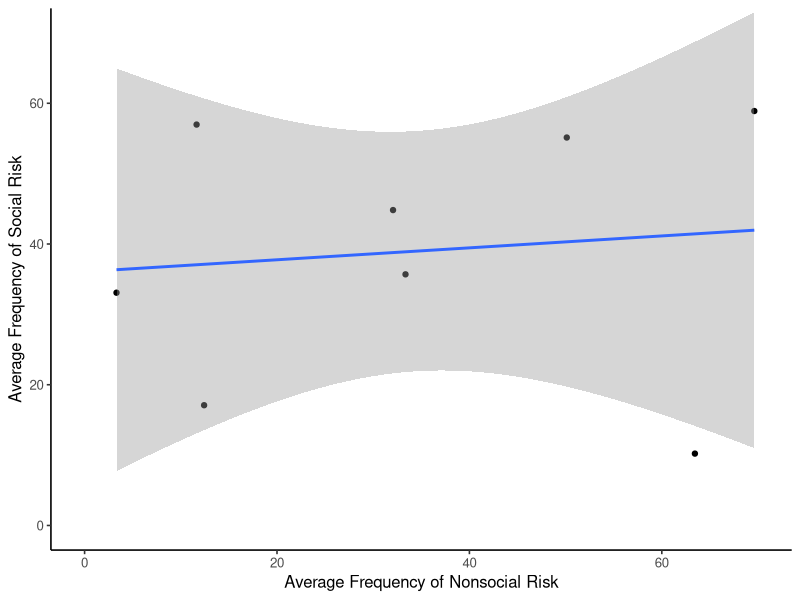
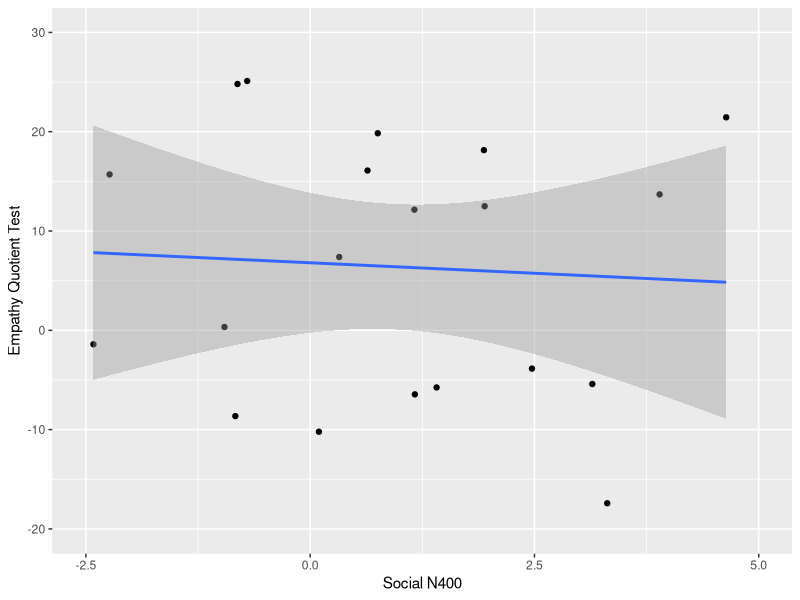
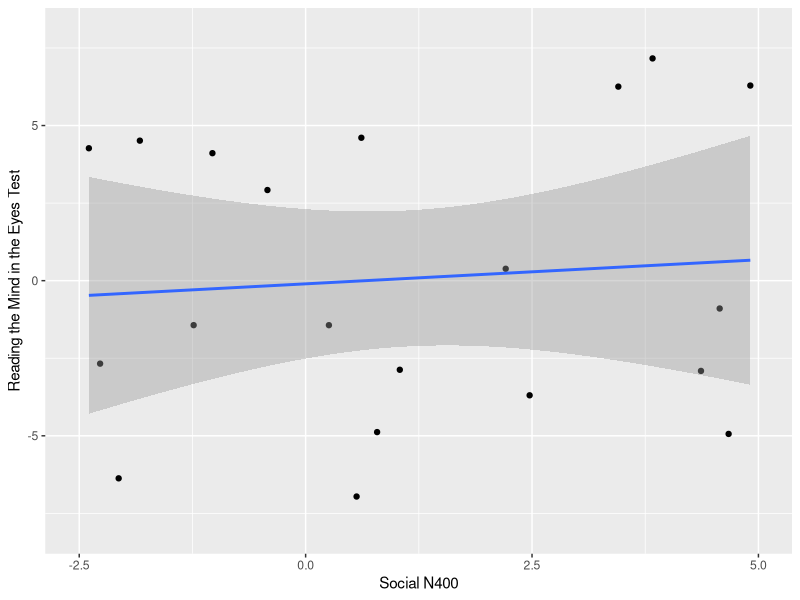
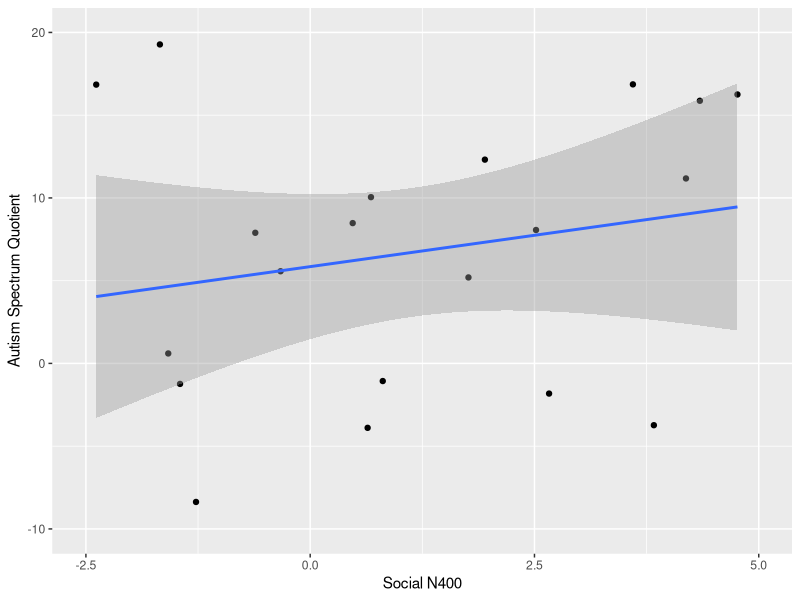

Recreate these plots in R, in order.
## ---- chunk 1
knitr::opts_chunk$set(message=FALSE,warning=FALSE, cache=TRUE)
## ---- chunk 2
library(ggplot2)
## ---- chunk 3
# Create dataframe
a <- c(runif(8,0,70))
b <- c(runif(8,0,70))
plot_df <- data.frame(a,b)

# basic scatterplot
ggplot(plot_df, aes(x=a,y=b))+
  geom_point()+
  geom_smooth(method=lm)+
  coord_cartesian(xlim=c(0,70),ylim=c(0,70))+
  xlab("Average Frequency of Nonsocial Risk")+
  ylab("Average Frequency of Social Risk")+
  theme_classic(base_size=12)
  
#Questions: how do you get rid of grey area, change the formatting of the line? Asking these questions
## ---- chunk 4
a <- c(runif(20,-2.5,5))
b <- c(runif(20,-20,30))
plot_df <- data.frame(a,b)

#Empathy
ggplot(plot_df, aes(x=a,y=b))+
  geom_point()+
  geom_smooth(method=lm)+
  coord_cartesian(xlim=c(-2.5,5),ylim=c(-20,30))+
  xlab("Social N400")+
  ylab("Empathy Quotient Test")

#Reading in the Mind
c <- c(runif(20,-2.5,5))
d <- c(runif(20,-8,8))
plot_df2 <- data.frame(c,d)

ggplot(plot_df2, aes(x=c,y=d))+
  geom_point()+
  geom_smooth(method=lm)+
  coord_cartesian(xlim=c(-2.5,5),ylim=c(-8,8))+
  xlab("Social N400")+
  ylab("Reading the Mind in the Eyes Test")

#Autism Spectrum Quotient 
e <- c(runif(20,-2.5,5))
f <- c(runif(20,-10,20))
plot_df3 <- data.frame(e,f)

ggplot(plot_df3, aes(x=e,y=f))+
  geom_point()+
  geom_smooth(method=lm)+
  coord_cartesian(xlim=c(-2.5,5),ylim=c(-10,20))+
  xlab("Social N400")+
  ylab("Autism Spectrum Quotient")
